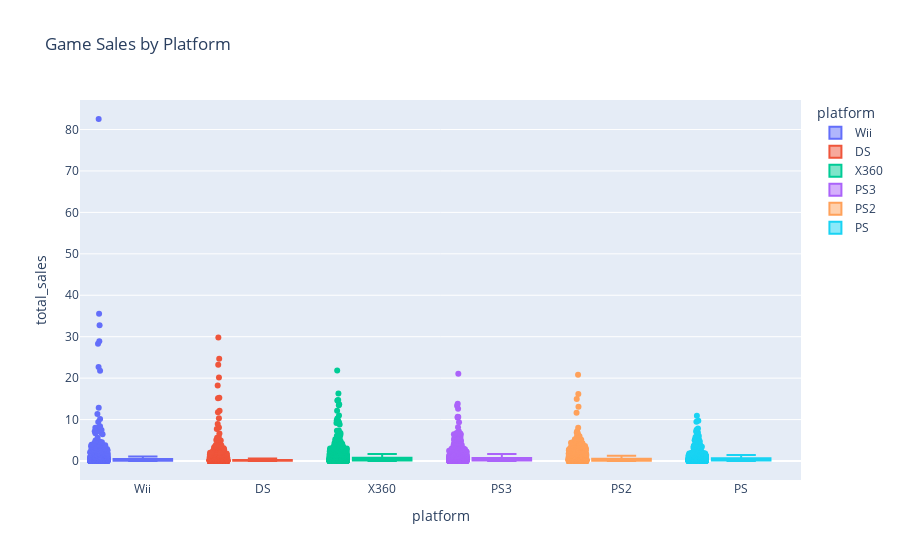

Notebook source saved alongside this figure:
### Markdown cell above
When trying to represent the data in a boxplot we can see atypical values which are affecting the graph to show correctly all the parameters. I represent all the values on the left to have an idea of who the look

Note: pyplot express has not the capacity of ignore the outlier, the documentation use points with the parameters 'all', 'False' but they just extend the whiskers

### Code cell
fig1 = px.box(top6_sales_df,'platform','total_sales', color="platform", points='all', title="Game Sales by Platform")
# fig1 = px.box(top6_sales_df,'platform','total_sales', color="platform", points=False) #Just extends the whiskers
fig1

### Figure 1 — Plotly figure (JSON) as saved in the notebook; plotly's stock layout.template omitted (floating-point values rounded to 4 significant figures; data arrays with more than 128 entries replaced by an {"elided": "..."} marker saying what was removed)
{"data": [{"alignmentgroup": "True", "boxpoints": "all", "hovertemplate": "platform=%{x}<br>total_sales=%{y}<extra></extra>", "legendgroup": "Wii", "marker": {"color": "#636efa"}, "name": "Wii", "notched": false, "offsetgroup": "Wii", "orientation": "v", "showlegend": true, "type": "box", "x": {"elided": "1320 str values"}, "x0": " ", "xaxis": "x", "y": {"elided": "1320 float values"}, "y0": " ", "yaxis": "y"}, {"alignmentgroup": "True", "boxpoints": "all", "hovertemplate": "platform=%{x}<br>total_sales=%{y}<extra></extra>", "legendgroup": "DS", "marker": {"color": "#EF553B"}, "name": "DS", "notched": false, "offsetgroup": "DS", "orientation": "v", "showlegend": true, "type": "box", "x": {"elided": "2151 str values"}, "x0": " ", "xaxis": "x", "y": {"elided": "2151 float values"}, "y0": " ", "yaxis": "y"}, {"alignmentgroup": "True", "boxpoints": "all", "hovertemplate": "platform=%{x}<br>total_sales=%{y}<extra></extra>", "legendgroup": "X360", "marker": {"color": "#00cc96"}, "name": "X360", "notched": false, "offsetgroup": "X360", "orientation": "v", "showlegend": true, "type": "box", "x": {"elided": "1261 str values"}, "x0": " ", "xaxis": "x", "y": {"elided": "1261 float values"}, "y0": " ", "yaxis": "y"}, {"alignmentgroup": "True", "boxpoints": "all", "hovertemplate": "platform=%{x}<br>total_sales=%{y}<extra></extra>", "legendgroup": "PS3", "marker": {"color": "#ab63fa"}, "name": "PS3", "notched": false, "offsetgroup": "PS3", "orientation": "v", "showlegend": true, "type": "box", "x": {"elided": "1331 str values"}, "x0": " ", "xaxis": "x", "y": {"elided": "1331 float values"}, "y0": " ", "yaxis": "y"}, {"alignmentgroup": "True", "boxpoints": "all", "hovertemplate": "platform=%{x}<br>total_sales=%{y}<extra></extra>", "legendgroup": "PS2", "marker": {"color": "#FFA15A"}, "name": "PS2", "notched": false, "offsetgroup": "PS2", "orientation": "v", "showlegend": true, "type": "box", "x": {"elided": "2161 str values"}, "x0": " ", "xaxis": "x", "y": {"elided": "2161 float values"}, "y0": " ", "yaxis": "y"}, {"alignmentgroup": "True", "boxpoints": "all", "hovertemplate": "platform=%{x}<br>total_sales=%{y}<extra></extra>", "legendgroup": "PS", "marker": {"color": "#19d3f3"}, "name": "PS", "notched": false, "offsetgroup": "PS", "orientation": "v", "showlegend": true, "type": "box", "x": {"elided": "1197 str values"}, "x0": " ", "xaxis": "x", "y": {"elided": "1197 float values"}, "y0": " ", "yaxis": "y"}], "layout": {"boxmode": "overlay", "legend": {"title": {"text": "platform"}, "tracegroupgap": 0}, "title": {"text": "Game Sales by Platform"}, "xaxis": {"anchor": "y", "categoryarray": ["Wii", "DS", "X360", "PS3", "PS2", "PS"], "categoryorder": "array", "domain": [0, 1], "title": {"text": "platform"}}, "yaxis": {"anchor": "x", "domain": [0, 1], "title": {"text": "total_sales"}}}}
